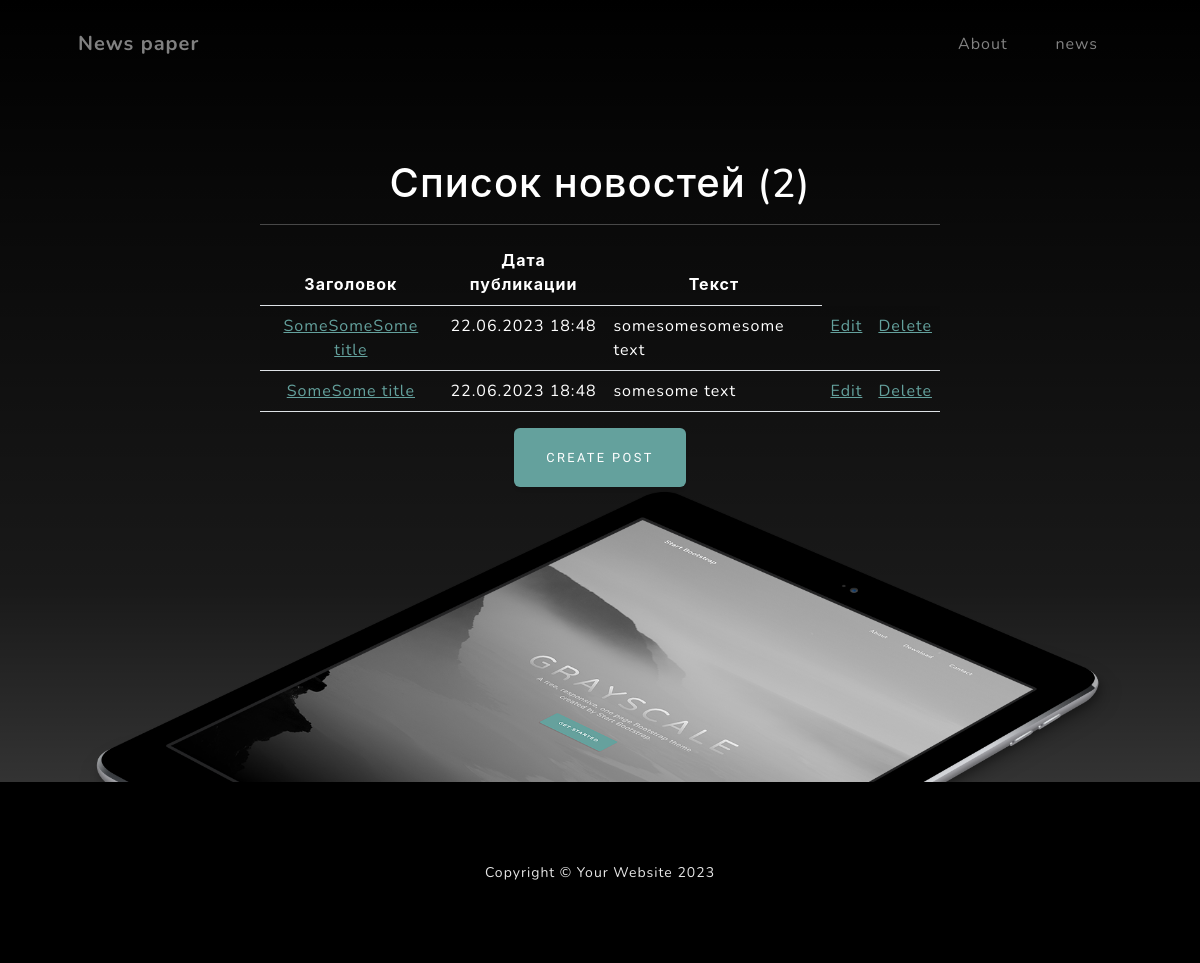
The page /news/ on the database as committed earlier.
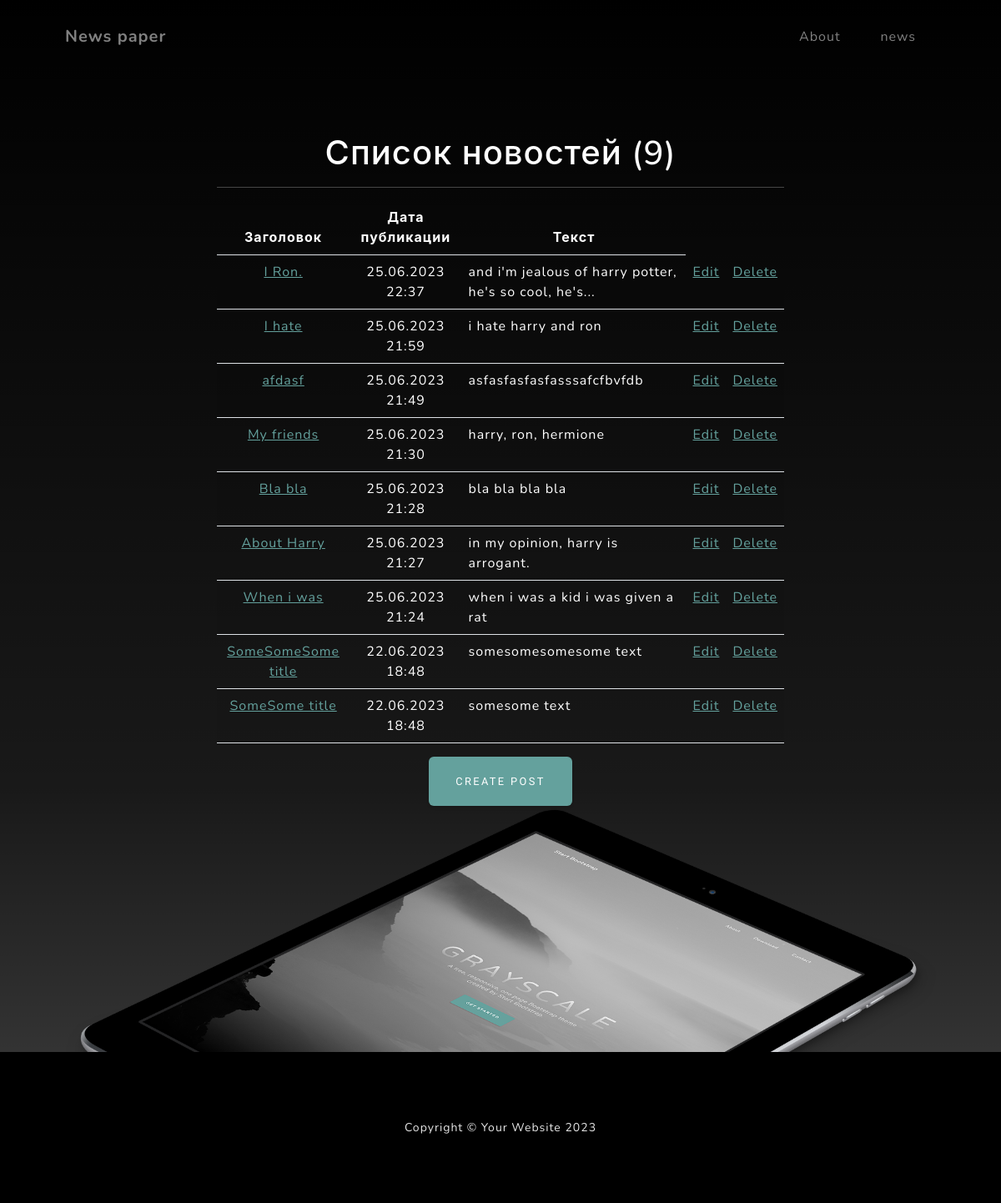
The same page on the database as committed later.
### news/models.py (models this page shows, shortened)
class Post(models.Model):
    author = models.ForeignKey(Author, on_delete=models.CASCADE)
    NEWS = 'NW'
    ARTICLE = 'AR'
    CATEGORY_CHOICES = (
        (NEWS, 'Новость'),
        (ARTICLE, 'Статья')
    )
    categoryType = models.CharField(max_length=2, choices=CATEGORY_CHOICES, default=ARTICLE)
    dateCreation = models.DateTimeField(auto_now_add=True)
    postCategory = models.ManyToManyField(Category, through='PostCategory')
    title = models.CharField(max_length=128)
    text = models.TextField()
    rating = models.SmallIntegerField(default=0)

### news/views.py (the view)
# urls.py: path('news/', NewsList.as_view(), name='news'),
class NewsList(ListView):
    model = Post
    template_name = 'newslist.html'
    context_object_name = 'newslist'
    ordering = ['-dateCreation']
    paginate_by = 10
    def get_queryset(self):
        return Post.objects.filter(categoryType='AR').order_by('-dateCreation')
    def get_context_data(self, **kwargs):
        context = super().get_context_data(**kwargs)
        context['news_count'] = self.get_queryset().count()
        return context

### news/templatetags/custom_filters.py (called while the page is built)
@register.filter(name='censor')
def censor(value):
    for sw in stop_words:
        value = value.lower().replace(sw.lower(), '...')
    return value

@register.filter(name='preview')
def preview(value):
    if len(value) > 50:
        return value[:51] + '...'
    else:
        return value

### templates/newslist.html (shortened to what this page needs)
{% extends 'flatpages/default.html' %}
{% load custom_filters %}
{% block content %}
    <h1>Список новостей ({{ news_count }})</h1>
    <hr>
    {% if newslist %}
        <table class="table table-striped">
            <thead>
                <tr>
                    <th>Заголовок</th>
                    <th>Дата публикации</th>
                    <th>Текст</th>
                </tr>
            </thead>
            <tbody>
                {% for post in newslist %}
                    <tr>
                        <td><a href="{% url 'news_detail' post.pk %}">{{ post.title }}</a></td>
                        <td>{{ post.dateCreation|date:'d.m.Y H:i' }}</td>
                        <td align="left">{{ post.text|censor|preview }}</td>
                        <td><a href="{% url 'edit_post' post.pk %}">Edit</a></td>
                        <td><a href="{% url 'delete_post' post.pk %}">Delete</a></td>
                    </tr>
                {% endfor %}
            </tbody>
        </table>
    <a class="btn btn-primary" href="{% url 'new_post' %}">Create Post</a>
    {% else %}
        <div class="alert alert-info">
            <h2>Новостей нет!</h2>
        </div>
    {% endif %}
{% endblock content %}

Rows that differ between the two databases and show on the page:
added Post: title "I Ron.", dateCreation "25.06.2023 22:37", text|censor "and i'm jealous of harry potter, he's so cool, he's..."
added Post: title "I hate", dateCreation "25.06.2023 21:59", text|censor "i hate harry and ron"
added Post: title "afdasf", dateCreation "25.06.2023 21:49", text|censor "asfasfasfasfasssafcfbvfdb"
added Post: title "My friends", dateCreation "25.06.2023 21:30", text|censor "harry, ron, hermione"
added Post: title "Bla bla", dateCreation "25.06.2023 21:28", text|censor "bla bla bla bla"
added Post: title "About Harry", dateCreation "25.06.2023 21:27", text|censor "in my opinion, harry is arrogant."
added Post: title "When i was", dateCreation "25.06.2023 21:24", text|censor "when i was a kid i was given a rat"
Other text that changed with them:
{{ news_count }}: "2" → "9"
